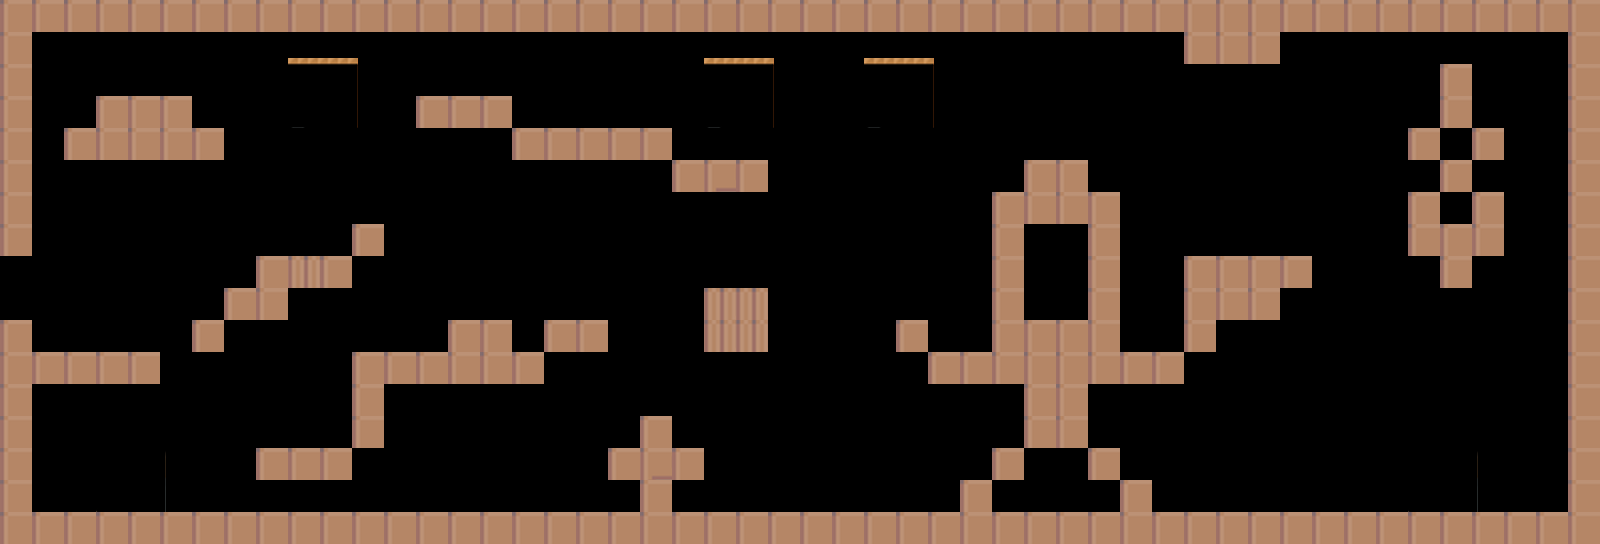

This is a level from a 2D game, rendered from its Tiled map with the project's own tilesets. A one-line summary and the map file follow, with tile-layer data summarised:
An orthogonal 50x17 tile map with 32x32 px tiles, 2 tile layers (Tile Layer 1, Tile Layer 2), 4 tilesets and 7 objects (platform).

<map version="1.0" orientation="orthogonal" renderorder="right-down" width="50" height="17" tilewidth="32" tileheight="32" nextobjectid="8">
 <tileset firstgid="1" name="ground_1x1" tilewidth="32" tileheight="32">
  <image source="ground_1x1.png" width="800" height="32" />
  <tile id="1">
   <properties>
    <property name="bounce" value="1" />
   </properties>
  </tile>
 </tileset>
 <tileset firstgid="26" name="walls_1x2" tilewidth="32" tileheight="64">
  <image source="walls_1x2.png" width="256" height="64" />
 </tileset>
 <tileset firstgid="34" name="coin" tilewidth="32" tileheight="32">
  <image source="../sprites/coin.png" width="192" height="32" />
 </tileset>
 <tileset firstgid="40" name="tiles2" tilewidth="70" tileheight="70">
  <image source="tiles2.png" width="840" height="910" />
 </tileset>
 <layer name="Tile Layer 1" width="50" height="17">
  <properties>
   <property name="collides" value="true" />
  </properties>
  <data>[850 cells, 237 non-empty, 3 distinct tile ids]</data>
 </layer>
 <layer name="Tile Layer 2" width="50" height="17">
  <data>[850 cells, 5 non-empty, 2 distinct tile ids]</data>
 </layer>
 <objectgroup name="collision">
  <object id="1" x="64" y="160">
   <polyline points="0,0 0,-32 32,-32 32,-64 128,-64 128,-32 160,-32 160,0 0,0" />
  </object>
  <object id="2" x="416" y="96">
   <polyline points="0,0 0,32 96,32 96,64 256,64 256,96 352,96 352,64 256,64 256,32 128,32 96,0 0,0" />
  </object>
  <object id="3" name="platform" x="192" y="352">
   <polyline points="0,0 0,-32 32,-64 64,-64 64,-96 128,-96 160,-128 192,-128 192,-96 160,-64 96,-64 96,-32 32,-32 32,0 0,0" />
  </object>
  <object id="4" x="704" y="288" width="64" height="64">
   <ellipse />
  </object>
  <object id="5" x="608" y="480">
   <polyline points="0,0 0,-32 32,-32 32,-64 64,-64 64,-32 96,-32 96,0 64,0 64,32 32,32 32,0 0,0" />
  </object>
  <object id="6" x="1472" y="64">
   <polyline points="0,0 -32,0 -32,32 -64,64 -64,96 -32,128 -64,128 -64,192 -32,224 0,224 32,192 32,128 0,128 32,96 32,64 0,32 0,0" />
  </object>
  <object id="7" x="256" y="448">
   <polyline points="0,0 96,0 96,-96 192,-96 192,-128 256,-128 256,-96 288,-96 288,-128 352,-128 352,-96 320,-96 288,-64 128,-64 128,0 96,32 0,32 0,0" />
  </object>
 </objectgroup>
</map>